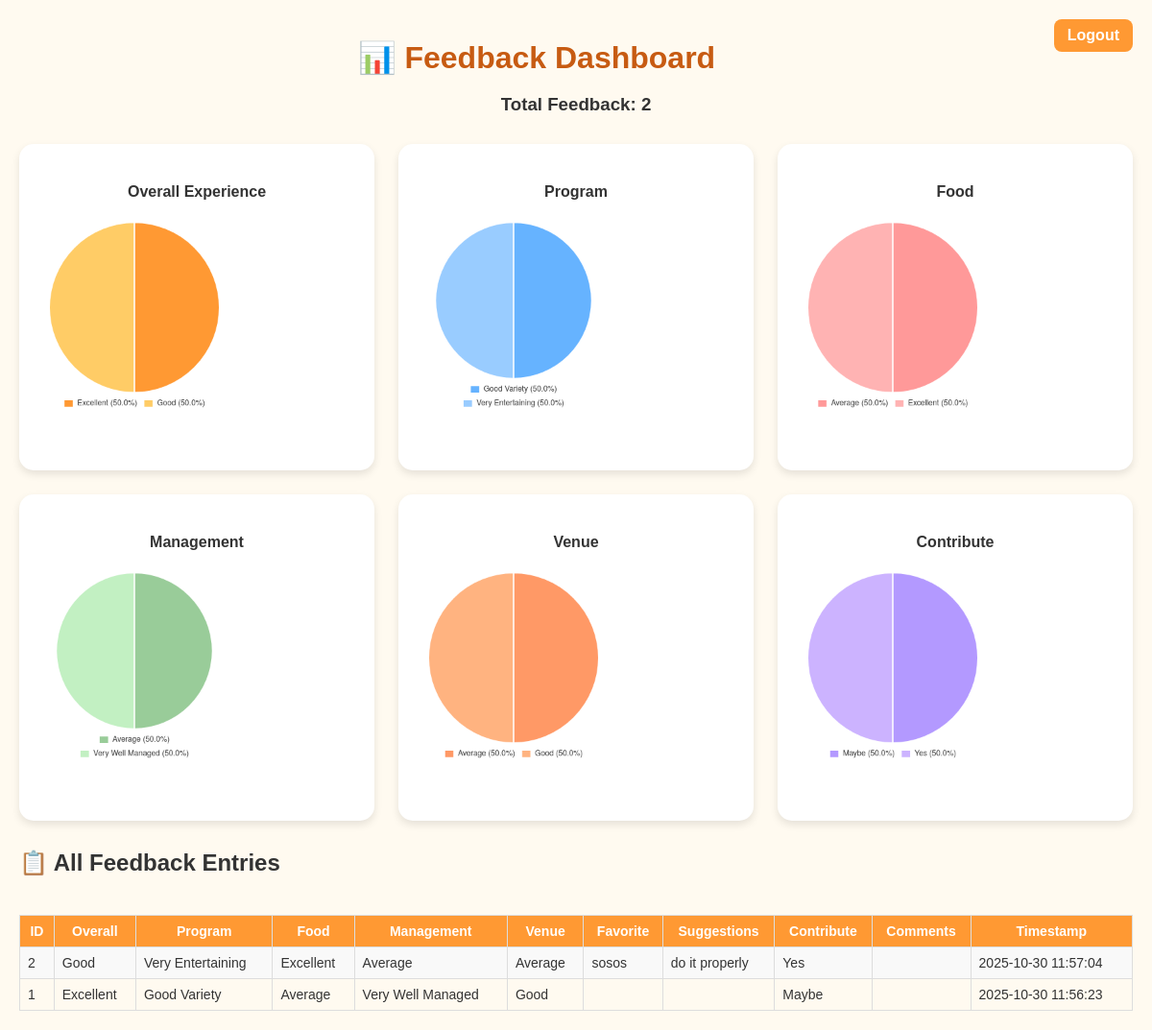
/dashboard (signed in), run on the app's committed database.
### tables this page shows
CREATE TABLE feedback (
            id INTEGER PRIMARY KEY AUTOINCREMENT,
            overall TEXT,
            program TEXT,
            food TEXT,
            management TEXT,
            venue TEXT,
            favorite TEXT,
            suggestions TEXT,
            contribute TEXT,
            comments TEXT,
            timestamp TEXT
        );

### app.py (the view)
@app.route("/dashboard")
def dashboard():
    if not session.get("admin"):
        return redirect(url_for("admin_login"))
    conn = sqlite3.connect(DB_PATH)
    c = conn.cursor()
    c.execute("SELECT * FROM feedback ORDER BY id DESC")
    rows = c.fetchall()
    conn.close()
    total_feedback = len(rows)
    overall = Counter(r[1] for r in rows)
    program = Counter(r[2] for r in rows)
    food = Counter(r[3] for r in rows)
    management = Counter(r[4] for r in rows)
    venue = Counter(r[5] for r in rows)
    contribute = Counter(r[8] for r in rows)
    return render_template(
        "admin_view.html",
        rows=rows,
        total_feedback=total_feedback,
        overall=overall,
        program=program,
        food=food,
        management=management,
        venue=venue,
        contribute=contribute
    )

### templates/admin_view.html (shortened to what this page needs)
<!DOCTYPE html>
<html lang="en">
<head>
</head>
<body>
  <a href="{{ url_for('logout') }}" class="logout">Logout</a>
  <h1>📊 Feedback Dashboard</h1>
  <h3>Total Feedback: {{ total_feedback }}</h3>
  <div class="charts-grid">
    <div class="chart-container"><h4>Overall Experience</h4><canvas id="overallChart"></canvas></div>
    <div class="chart-container"><h4>Program</h4><canvas id="programChart"></canvas></div>
    <div class="chart-container"><h4>Food</h4><canvas id="foodChart"></canvas></div>
    <div class="chart-container"><h4>Management</h4><canvas id="managementChart"></canvas></div>
    <div class="chart-container"><h4>Venue</h4><canvas id="venueChart"></canvas></div>
    <div class="chart-container"><h4>Contribute</h4><canvas id="contributeChart"></canvas></div>
  </div>
  <h2>📋 All Feedback Entries</h2>
  <table>
    <tr>
      <th>ID</th><th>Overall</th><th>Program</th><th>Food</th>
      <th>Management</th><th>Venue</th><th>Favorite</th>
      <th>Suggestions</th><th>Contribute</th><th>Comments</th><th>Timestamp</th>
    </tr>
    {% for r in rows %}
    <tr>
      {% for val in r %}
      <td>{{ val }}</td>
      {% endfor %}
    </tr>
    {% endfor %}
  </table>
  <script>
    // Generate soft distinct colors for charts
    const colors = [
      ["#ff9933", "#ffcc66", "#ffe0b3", "#ffd480"],
      ["#66b3ff", "#99ccff", "#cce6ff", "#3385ff"],
      ["#ff9999", "#ffb3b3", "#ffcccc", "#ff6666"],
      ["#99cc99", "#c2f0c2", "#b3e6b3", "#66cc66"],
      ["#ff9966", "#ffb380", "#ffd1b3", "#ff8040"],
      ["#b399ff", "#ccb3ff", "#d9ccff", "#a366ff"]
    ];
    // Helper to make pie charts
    function makePieChart(id, dataObj, colorSet) {
      const ctx = document.getElementById(id);
      const labels = Object.keys(dataObj);
      const values = Object.values(dataObj);
      const total = values.reduce((a,b) => a+b, 0);
      const percentages = values.map(v => ((v / total) * 100).toFixed(1));
      new Chart(ctx, {
        type: "pie",
        data: {
          labels: labels.map((l, i) => `${l} (${percentages[i]}%)`),
          datasets: [{
            data: values,
            backgroundColor: colorSet,
            borderColor: "#fff",
            borderWidth: 2
          }]
        },
        options: {
          plugins: {
            legend: {
              position: "bottom",
              labels: {
                boxWidth: 15,
                font: { size: 12 },
                color: "#333"
              }
            },
            tooltip: {
              callbacks: {
                label: (ctx) => `${ctx.label}: ${ctx.parsed} (${((ctx.parsed / total) * 100).toFixed(1)}%)`
              }
            }
          }
        }
      });
    }
    // Create all pie charts
    makePieChart("overallChart", {{ overall|tojson }}, colors[0]);
    makePieChart("programChart", {{ program|tojson }}, colors[1]);
    makePieChart("foodChart", {{ food|tojson }}, colors[2]);
    makePieChart("managementChart", {{ management|tojson }}, colors[3]);
    makePieChart("venueChart", {{ venue|tojson }}, colors[4]);
    makePieChart("contributeChart", {{ contribute|tojson }}, colors[5]);
  </script>
</body>
</html>

### templates/admin_view.html (style rules this page uses)
body { font-family: "Poppins", sans-serif; background-color: #fffaf0; color: #333; padding: 20px; margin: 0; }
h1 { text-align: center; color: #c75b12; margin-bottom: 0.5rem; }
h3 { text-align: center; margin-bottom: 1rem; }
a.logout { float: right; background: #ff9933; color: white; padding: 8px 14px; border-radius: 8px; text-decoration: none; font-weight: bold; transition: background 0.3s; }
.charts-grid { display: grid; grid-template-columns: repeat(3, 1fr); gap: 25px; margin: 30px auto; max-width: 1200px; }
.chart-container { background: #fff; border-radius: 15px; box-shadow: 0 4px 8px rgba(0,0,0,0.1); padding: 20px; text-align: center; height: 300px; }
.chart-container canvas { width: 200px !important; height: 200px !important; }
table { width: 100%; border-collapse: collapse; margin-top: 40px; font-size: 14px; }
th, td { border: 1px solid #ddd; padding: 8px; }
th { background-color: #ff9933; color: white; }
tr:nth-child(even) { background-color: #f9f9f9; }

### data on the page
feedback: r "2", overall "Good", program "Very Entertaining", food "Excellent", management "Average", venue "Average", favorite "sosos", suggestions "do it properly", contribute "Yes", timestamp "2025-10-30 11:57:04"
feedback: r "1", overall "Excellent", program "Good Variety", food "Average", management "Very Well Managed", venue "Good", contribute "Maybe", timestamp "2025-10-30 11:56:23"

### other printed values
{{ total_feedback }} "2"
chart data {{ overall|tojson }} {"Excellent": 1, "Good": 1}
chart data {{ program|tojson }} {"Good Variety": 1, "Very Entertaining": 1}
chart data {{ food|tojson }} {"Average": 1, "Excellent": 1}
chart data {{ management|tojson }} {"Average": 1, "Very Well Managed": 1}
